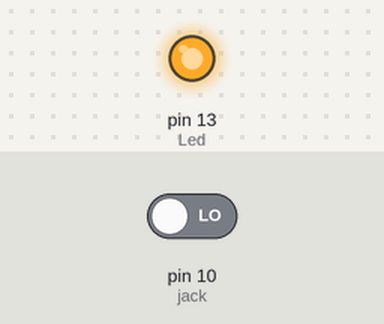
A sketch run on a simulated Arduino Uno, built with avr-gcc and run on an emulated ATmega328P. Parts: output pins drawn as LEDs (lit = HIGH). Inputs (shaded band) come from the test bench; at power-on: pin 10 (jack) LOW.

Above: at 1.2 s.
1.3 s: pin 10 (jack) driven HIGH
At 2.2 s:
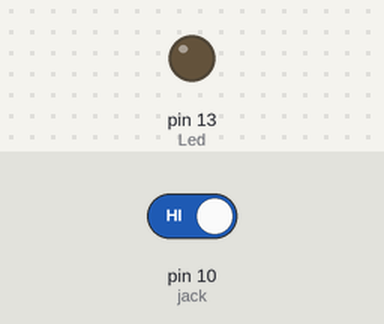
2.8 s: pin 10 (jack) driven LOW
At 3.3 s:
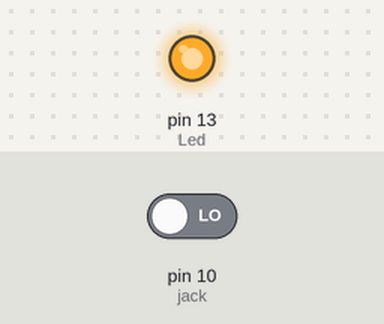
Timing chart, 0 to 5.8 s (numbered marks = the images above; inputs shaded):
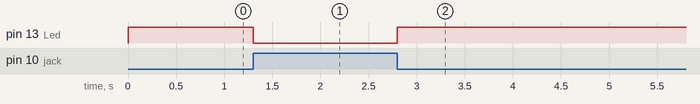

Measured:
- after the input at 1.3 s, pin 13 (Led): HIGH → LOW at once
- after the input at 2.8 s, pin 13 (Led): LOW → HIGH at once

The sketch:

VibrationSensorCode.ino
```cpp
//RAFIQUL ISLAM

int Led = 13 ;// define LED pin
int jack = 10; // define the vibration sensor pin
int value;
void setup ()
{
  pinMode (Led, OUTPUT) ; // define LED as output interface
  pinMode (jack, INPUT) ;
}
void loop ()
{
  value = digitalRead (jack) ;
  if (value == HIGH) //  detects a signal LED flashes
  {
    digitalWrite (Led, LOW);
  }
  else
  {
    digitalWrite (Led, HIGH);
  }
}
```
